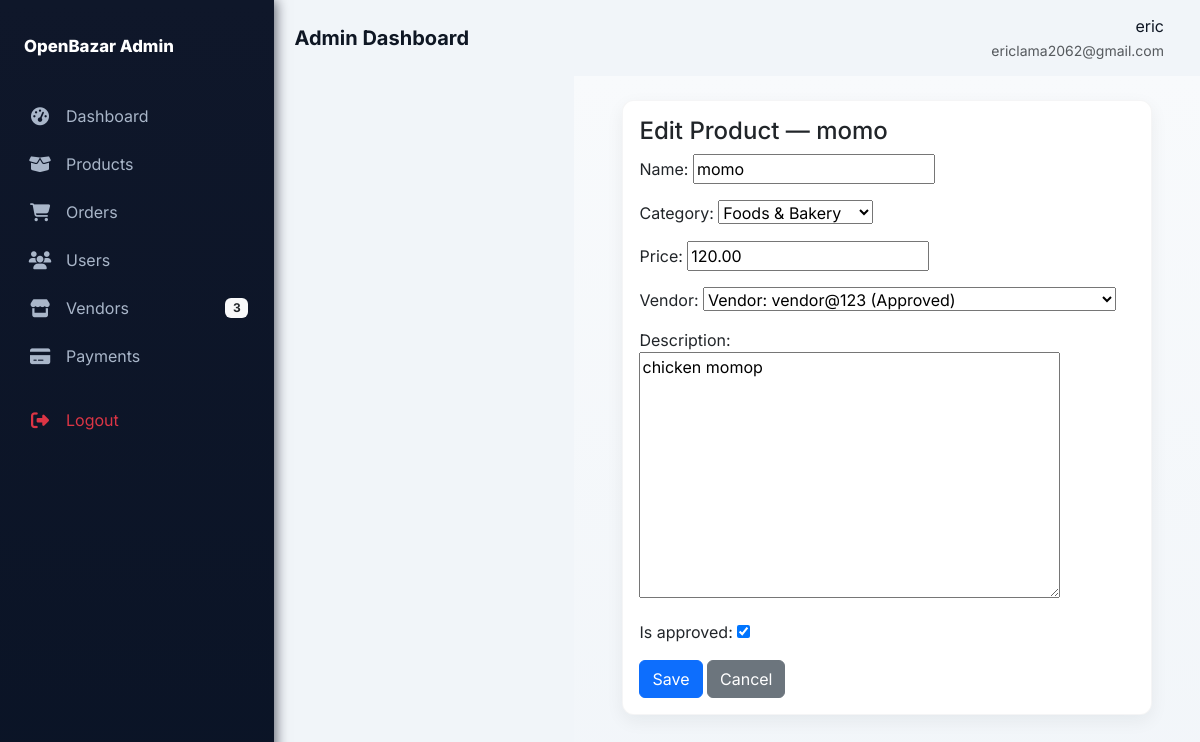
Page /dashboard/products/edit/24/ (signed in) on the committed database.
### products/models.py (models this page shows, shortened)
class Product(models.Model):
    CATEGORY_CHOICES = [
        ('Foods & Bakery', 'Foods & Bakery'),
        ('Crochet', 'Crochet'),
        ('Fashion (Clothes)', 'Fashion (Clothes)'),
    ]
    name = models.CharField(max_length=255)
    image = models.ImageField(upload_to='products/')
    category = models.CharField(max_length=50, choices=CATEGORY_CHOICES)
    price = models.DecimalField(max_digits=10, decimal_places=2)
    vendor = models.ForeignKey("vendors.Vendor", on_delete=models.CASCADE, null=True, blank=True)
    is_approved = models.BooleanField(default=False)
    description = models.TextField(blank=True, null=True)

### vendors/models.py (models this page shows)
class Vendor(models.Model):
    user = models.OneToOneField(
        User,
        on_delete=models.CASCADE,
        related_name='vendor_account'
    )
    bank_details = models.TextField()
    nid_number = models.CharField(max_length=20)
    is_approved = models.BooleanField(default=False)
    def __str__(self):
        status = "Approved" if self.is_approved else "Pending"
        return f"Vendor: {self.user.username} ({status})"

### admin_dashboard/views.py (the view)
# urls.py: path('products/edit/<int:product_id>/', views.edit_product, name='edit_product'),
@staff_member_required
@require_http_methods(["GET", "POST"])
def edit_product(request, product_id):
    p = get_object_or_404(Product, id=product_id)
    if request.method == 'POST':
        form = ProductApprovalForm(request.POST, instance=p)
        if form.is_valid():
            form.save()
            ActivityLog.objects.create(user=request.user, action=f"Edited product {p.name} (#{p.id})")
            messages.success(request, f'Product {p.name} updated.')
            return redirect(reverse('admin_dashboard:products'))
        else:
            messages.error(request, 'Please fix the errors in the form.')
    else:
        form = ProductApprovalForm(instance=p)
    return render(request, 'admin_dashboard/edit_product.html', {'form': form, 'product': p})

### admin_dashboard/forms.py
class ProductApprovalForm(forms.ModelForm):
    class Meta:
        model = Product
        fields = ('name', 'category', 'price', 'vendor', 'description', 'is_approved')

### admin_dashboard/templatetags/admin_extras.py (called while the page is built)
@register.simple_tag
def get_vendor_count():
    try:
        return Vendor.objects.count()
    except Exception:
        return 0

### admin_dashboard/templates/admin_dashboard/edit_product.html (shortened to what this page needs)
{% extends 'admin_dashboard/base_admin.html' %}
{% block content %}
<div class="container-fluid">
  <div class="card p-3">
    <h4>Edit Product — {{ product.name }}</h4>
    <form method="post">
      {{ form.as_p }}
      <button class="btn btn-primary" type="submit">Save</button>
      <a href="{% url 'admin_dashboard:products' %}" class="btn btn-secondary">Cancel</a>
    </form>
  </div>
</div>
{% endblock %}

### admin_dashboard/templates/admin_dashboard/components/navbar.html
{% load static %}
<header class="admin-navbar">
  <div class="navbar-inner">
    <div class="d-flex align-items-center">
      <h5 class="mb-0">Admin Dashboard</h5>
    </div>
    <div class="d-flex align-items-center profile">
      <div class="me-3 text-end">
        <div>{{ request.user.get_full_name|default:request.user.username }}</div>
        <small class="text-muted">{{ request.user.email }}</small>
      </div>
    </div>
  </div>
</header>

### admin_dashboard/static/admin_dashboard/css/admin.css (style rules this page uses)
:root { --bg:#f1f5f9; --card:#ffffff; --muted:#6b7280; --primary:#2563eb; --accent:#ef4444; --sidebar-dark:#071127; --sidebar-accent:#0b61ff; }
body.admin-body { font-family:'Inter',ui-sans-serif,system-ui,-apple-system,'Segoe UI',Roboto,'Helvetica Neue',Arial; background:var(--bg); color:#0f1724; }
.admin-navbar { background:transparent; padding:14px 20px }
.admin-navbar .navbar-inner { display:flex; align-items:center; justify-content:space-between }
.admin-navbar h5 { margin:0; font-weight:700 }
.card { background:var(--card); border-radius:12px; border:1px solid rgba(15,23,42,0.04); box-shadow:0 6px 18px rgba(14,30,37,0.06); padding:18px }

### rows in the picture
Product: name "momo", category "Foods & Bakery", price "120.00", vendor "Vendor: vendor@123 (Approved)", description "chicken momop"
Vendor: is_approved "☑"

### other values in the picture
{{ request.user.get_full_name|default:request.user.username }} "eric"
{{ request.user.email }} "ericlama2062@gmail.com"
